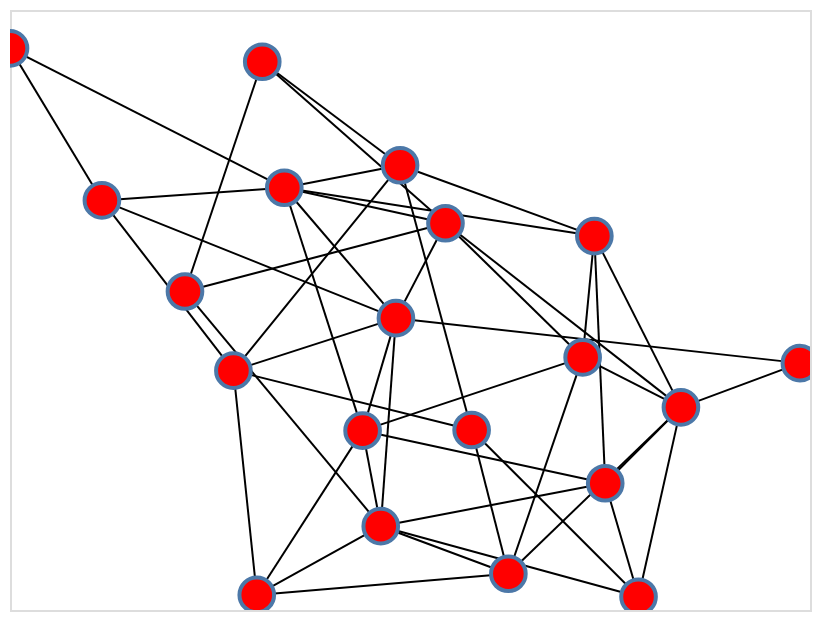

Notebook code cell kept with this figure:
### Markdown cell above
NetworkX graphs can be drawn using [nx_altair](https://github.com/Zsailer/nx_altair).

### Code cell
# Generate a random graph
G = nx.fast_gnp_random_graph(n=20, p=0.25)

# Compute positions for viz.
pos = nx.spring_layout(G)

# Draw the graph using Altair
viz = nxa.draw_networkx(G, pos=pos)

# Show it as an interactive plot!
viz.interactive()

### Figure 1 — Vega-Lite specification as saved in the notebook (floating-point values rounded to 4 significant figures)
{"$schema": "https://vega.github.io/schema/vega-lite/v2.4.1.json", "config": {"axis": {"domain": false, "grid": false, "labels": false, "ticks": false}, "view": {"height": 300, "width": 400}}, "layer": [{"data": {"values": [{"edge": 0, "pair": [0, 3], "source": 0, "target": 3, "x": 0.08868, "y": 0.3601}, {"edge": 0, "pair": [0, 3], "source": 0, "target": 3, "x": 0.4316, "y": -0.04228}, {"edge": 1, "pair": [0, 5], "source": 0, "target": 5, "x": 0.08868, "y": 0.3601}, {"edge": 1, "pair": [0, 5], "source": 0, "target": 5, "x": 0.6773, "y": -0.1921}, {"edge": 2, "pair": [0, 11], "source": 0, "target": 11, "x": 0.08868, "y": 0.3601}, {"edge": 2, "pair": [0, 11], "source": 0, "target": 11, "x": -0.3143, "y": 0.4667}, {"edge": 3, "pair": [0, 14], "source": 0, "target": 14, "x": 0.08868, "y": 0.3601}, {"edge": 3, "pair": [0, 14], "source": 0, "target": 14, "x": -0.5625, "y": 0.1556}, {"edge": 4, "pair": [0, 16], "source": 0, "target": 16, "x": 0.08868, "y": 0.3601}, {"edge": 4, "pair": [0, 16], "source": 0, "target": 16, "x": -0.3694, "y": 0.8447}, {"edge": 5, "pair": [0, 18], "source": 0, "target": 18, "x": 0.08868, "y": 0.3601}, {"edge": 5, "pair": [0, 18], "source": 0, "target": 18, "x": -0.03516, "y": 0.07558}, {"edge": 6, "pair": [1, 8], "source": 1, "target": 8, "x": -0.7702, "y": 0.4288}, {"edge": 6, "pair": [1, 8], "source": 1, "target": 8, "x": -1, "y": 0.8849}, {"edge": 7, "pair": [1, 11], "source": 1, "target": 11, "x": -0.7702, "y": 0.4288}, {"edge": 7, "pair": [1, 11], "source": 1, "target": 11, "x": -0.3143, "y": 0.4667}, {"edge": 8, "pair": [1, 13], "source": 1, "target": 13, "x": -0.7702, "y": 0.4288}, {"edge": 8, "pair": [1, 13], "source": 1, "target": 13, "x": -0.4415, "y": -0.08193}, {"edge": 9, "pair": [1, 18], "source": 1, "target": 18, "x": -0.7702, "y": 0.4288}, {"edge": 9, "pair": [1, 18], "source": 1, "target": 18, "x": -0.03516, "y": 0.07558}, {"edge": 10, "pair": [2, 6], "source": 2, "target": 6, "x": -0.07313, "y": -0.5486}, {"edge": 10, "pair": [2, 6], "source": 2, "target": 6, "x": 0.5713, "y": -0.7602}, {"edge": 11, "pair": [2, 7], "source": 2, "target": 7, "x": -0.07313, "y": -0.5486}, {"edge": 11, "pair": [2, 7], "source": 2, "target": 7, "x": 0.4881, "y": -0.4197}, {"edge": 12, "pair": [2, 10], "source": 2, "target": 10, "x": -0.07313, "y": -0.5486}, {"edge": 12, "pair": [2, 10], "source": 2, "target": 10, "x": -0.1185, "y": -0.262}, {"edge": 13, "pair": [2, 14], "source": 2, "target": 14, "x": -0.07313, "y": -0.5486}, {"edge": 13, "pair": [2, 14], "source": 2, "target": 14, "x": -0.5625, "y": 0.1556}, {"edge": 14, "pair": [2, 17], "source": 2, "target": 17, "x": -0.07313, "y": -0.5486}, {"edge": 14, "pair": [2, 17], "source": 2, "target": 17, "x": 0.2459, "y": -0.6912}, {"edge": 15, "pair": [2, 18], "source": 2, "target": 18, "x": -0.07313, "y": -0.5486}, {"edge": 15, "pair": [2, 18], "source": 2, "target": 18, "x": -0.03516, "y": 0.07558}, {"edge": 16, "pair": [2, 19], "source": 2, "target": 19, "x": -0.07313, "y": -0.5486}, {"edge": 16, "pair": [2, 19], "source": 2, "target": 19, "x": -0.3831, "y": -0.7548}, {"edge": 17, "pair": [3, 5], "source": 3, "target": 5, "x": 0.4316, "y": -0.04228}, {"edge": 17, "pair": [3, 5], "source": 3, "target": 5, "x": 0.6773, "y": -0.1921}, {"edge": 18, "pair": [3, 9], "source": 3, "target": 9, "x": 0.4316, "y": -0.04228}, {"edge": 18, "pair": [3, 9], "source": 3, "target": 9, "x": 0.4609, "y": 0.3217}, {"edge": 19, "pair": [3, 10], "source": 3, "target": 10, "x": 0.4316, "y": -0.04228}, {"edge": 19, "pair": [3, 10], "source": 3, "target": 10, "x": -0.1185, "y": -0.262}, {"edge": 20, "pair": [3, 17], "source": 3, "target": 17, "x": 0.4316, "y": -0.04228}, {"edge": 20, "pair": [3, 17], "source": 3, "target": 17, "x": 0.2459, "y": -0.6912}, {"edge": 21, "pair": [4, 5], "source": 4, "target": 5, "x": 0.9748, "y": -0.05939}, {"edge": 21, "pair": [4, 5], "source": 4, "target": 5, "x": 0.6773, "y": -0.1921}, {"edge": 22, "pair": [4, 18], "source": 4, "target": 18, "x": 0.9748, "y": -0.05939}, {"edge": 22, "pair": [4, 18], "source": 4, "target": 18, "x": -0.03516, "y": 0.07558}, {"edge": 23, "pair": [5, 6], "source": 5, "target": 6, "x": 0.6773, "y": -0.1921}, {"edge": 23, "pair": [5, 6], "source": 5, "target": 6, "x": 0.5713, "y": -0.7602}, {"edge": 24, "pair": [5, 7], "source": 5, "target": 7, "x": 0.6773, "y": -0.1921}, {"edge": 24, "pair": [5, 7], "source": 5, "target": 7, "x": 0.4881, "y": -0.4197}, {"edge": 25, "pair": [5, 9], "source": 5, "target": 9, "x": 0.6773, "y": -0.1921}, {"edge": 25, "pair": [5, 9], "source": 5, "target": 9, "x": 0.4609, "y": 0.3217}, {"edge": 26, "pair": [5, 17], "source": 5, "target": 17, "x": 0.6773, "y": -0.1921}, {"edge": 26, "pair": [5, 17], "source": 5, "target": 17, "x": 0.2459, "y": -0.6912}, {"edge": 27, "pair": [6, 7], "source": 6, "target": 7, "x": 0.5713, "y": -0.7602}, {"edge": 27, "pair": [6, 7], "source": 6, "target": 7, "x": 0.4881, "y": -0.4197}, {"edge": 28, "pair": [6, 15], "source": 6, "target": 15, "x": 0.5713, "y": -0.7602}, {"edge": 28, "pair": [6, 15], "source": 6, "target": 15, "x": 0.1541, "y": -0.26}, {"edge": 29, "pair": [7, 9], "source": 7, "target": 9, "x": 0.4881, "y": -0.4197}, {"edge": 29, "pair": [7, 9], "source": 7, "target": 9, "x": 0.4609, "y": 0.3217}, {"edge": 30, "pair": [7, 10], "source": 7, "target": 10, "x": 0.4881, "y": -0.4197}, {"edge": 30, "pair": [7, 10], "source": 7, "target": 10, "x": -0.1185, "y": -0.262}, {"edge": 31, "pair": [8, 11], "source": 8, "target": 11, "x": -1, "y": 0.8849}, {"edge": 31, "pair": [8, 11], "source": 8, "target": 11, "x": -0.3143, "y": 0.4667}, {"edge": 32, "pair": [9, 11], "source": 9, "target": 11, "x": 0.4609, "y": 0.3217}, {"edge": 32, "pair": [9, 11], "source": 9, "target": 11, "x": -0.3143, "y": 0.4667}, {"edge": 33, "pair": [9, 12], "source": 9, "target": 12, "x": 0.4609, "y": 0.3217}, {"edge": 33, "pair": [9, 12], "source": 9, "target": 12, "x": -0.02486, "y": 0.5342}, {"edge": 34, "pair": [10, 11], "source": 10, "target": 11, "x": -0.1185, "y": -0.262}, {"edge": 34, "pair": [10, 11], "source": 10, "target": 11, "x": -0.3143, "y": 0.4667}, {"edge": 35, "pair": [10, 18], "source": 10, "target": 18, "x": -0.1185, "y": -0.262}, {"edge": 35, "pair": [10, 18], "source": 10, "target": 18, "x": -0.03516, "y": 0.07558}, {"edge": 36, "pair": [10, 19], "source": 10, "target": 19, "x": -0.1185, "y": -0.262}, {"edge": 36, "pair": [10, 19], "source": 10, "target": 19, "x": -0.3831, "y": -0.7548}, {"edge": 37, "pair": [11, 12], "source": 11, "target": 12, "x": -0.3143, "y": 0.4667}, {"edge": 37, "pair": [11, 12], "source": 11, "target": 12, "x": -0.02486, "y": 0.5342}, {"edge": 38, "pair": [11, 18], "source": 11, "target": 18, "x": -0.3143, "y": 0.4667}, {"edge": 38, "pair": [11, 18], "source": 11, "target": 18, "x": -0.03516, "y": 0.07558}, {"edge": 39, "pair": [12, 13], "source": 12, "target": 13, "x": -0.02486, "y": 0.5342}, {"edge": 39, "pair": [12, 13], "source": 12, "target": 13, "x": -0.4415, "y": -0.08193}, {"edge": 40, "pair": [12, 15], "source": 12, "target": 15, "x": -0.02486, "y": 0.5342}, {"edge": 40, "pair": [12, 15], "source": 12, "target": 15, "x": 0.1541, "y": -0.26}, {"edge": 41, "pair": [12, 16], "source": 12, "target": 16, "x": -0.02486, "y": 0.5342}, {"edge": 41, "pair": [12, 16], "source": 12, "target": 16, "x": -0.3694, "y": 0.8447}, {"edge": 42, "pair": [13, 15], "source": 13, "target": 15, "x": -0.4415, "y": -0.08193}, {"edge": 42, "pair": [13, 15], "source": 13, "target": 15, "x": 0.1541, "y": -0.26}, {"edge": 43, "pair": [13, 18], "source": 13, "target": 18, "x": -0.4415, "y": -0.08193}, {"edge": 43, "pair": [13, 18], "source": 13, "target": 18, "x": -0.03516, "y": 0.07558}, {"edge": 44, "pair": [13, 19], "source": 13, "target": 19, "x": -0.4415, "y": -0.08193}, {"edge": 44, "pair": [13, 19], "source": 13, "target": 19, "x": -0.3831, "y": -0.7548}, {"edge": 45, "pair": [14, 16], "source": 14, "target": 16, "x": -0.5625, "y": 0.1556}, {"edge": 45, "pair": [14, 16], "source": 14, "target": 16, "x": -0.3694, "y": 0.8447}, {"edge": 46, "pair": [15, 17], "source": 15, "target": 17, "x": 0.1541, "y": -0.26}, {"edge": 46, "pair": [15, 17], "source": 15, "target": 17, "x": 0.2459, "y": -0.6912}, {"edge": 47, "pair": [17, 19], "source": 17, "target": 19, "x": 0.2459, "y": -0.6912}, {"edge": 47, "pair": [17, 19], "source": 17, "target": 19, "x": -0.3831, "y": -0.7548}]}, "encoding": {"detail": {"field": "edge", "type": "quantitative"}, "x": {"axis": {"title": ""}, "field": "x", "type": "quantitative"}, "y": {"axis": {"title": ""}, "field": "y", "type": "quantitative"}}, "mark": {"color": "black", "opacity": 1, "strokeWidth": 1, "type": "line"}, "selection": {"selector001": {"bind": "scales", "encodings": ["x", "y"], "mark": {"fill": "#333", "fillOpacity": 0.125, "stroke": "white"}, "on": "[mousedown, window:mouseup] > window:mousemove!", "resolve": "global", "translate": "[mousedown, window:mouseup] > window:mousemove!", "type": "interval", "zoom": "wheel!"}}}, {"data": {"values": [{"x": 0.08868, "y": 0.3601}, {"x": -0.7702, "y": 0.4288}, {"x": -0.07313, "y": -0.5486}, {"x": 0.4316, "y": -0.04228}, {"x": 0.9748, "y": -0.05939}, {"x": 0.6773, "y": -0.1921}, {"x": 0.5713, "y": -0.7602}, {"x": 0.4881, "y": -0.4197}, {"x": -1, "y": 0.8849}, {"x": 0.4609, "y": 0.3217}, {"x": -0.1185, "y": -0.262}, {"x": -0.3143, "y": 0.4667}, {"x": -0.02486, "y": 0.5342}, {"x": -0.4415, "y": -0.08193}, {"x": -0.5625, "y": 0.1556}, {"x": 0.1541, "y": -0.26}, {"x": -0.3694, "y": 0.8447}, {"x": 0.2459, "y": -0.6912}, {"x": -0.03516, "y": 0.07558}, {"x": -0.3831, "y": -0.7548}]}, "encoding": {"x": {"field": "x", "type": "quantitative"}, "y": {"field": "y", "type": "quantitative"}}, "mark": {"fill": "red", "opacity": 1, "size": 300, "type": "point"}}]}
